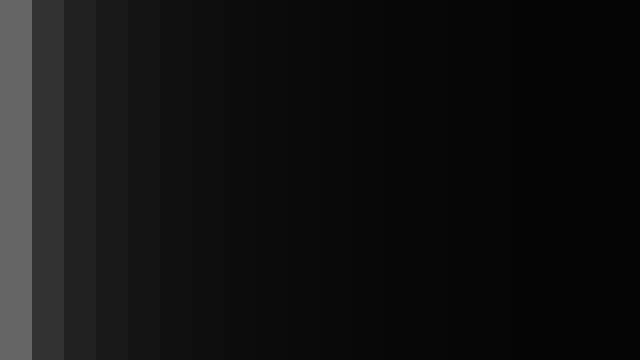
Frame 1 (no input)
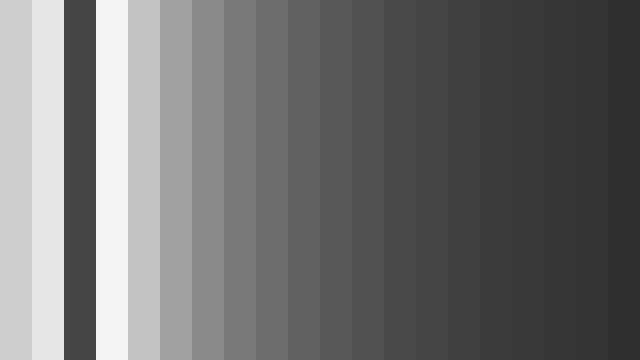
Frame 60 (the mouse pressed at the canvas centre just before this capture)
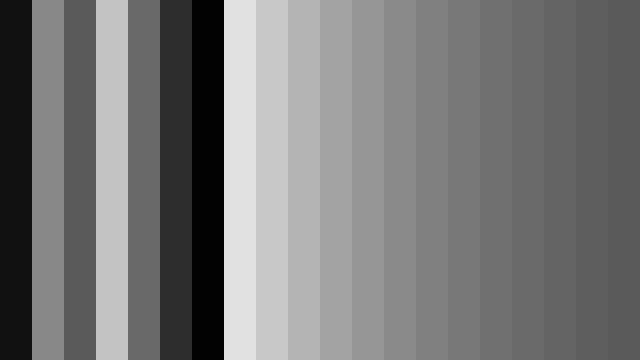
Frame 120 (the mouse held since frame 60 and released just before this capture)

The Processing sketch that drew these frames (run headless with seeded random() and noise(); from frame 60 on, the mouse is pressed at the canvas centre):

// Processing sketch: Milliseconds
// ── Milliseconds.pde
/**
 * Milliseconds. 
 * 
 * A millisecond is 1/1000 of a second. 
 * Processing keeps track of the number of milliseconds a program has run.
 * By modifying this number with the modulo(%) operator, 
 * different patterns in time are created.  
 */
 
float scale;

void setup()
{
  size(640, 360);
  noStroke();
  scale = width/20;
}

void draw()
{ 
  for(int i = 0; i < scale; i++) {
    colorMode(RGB, (i+1) * scale * 10);
    fill(millis()%((i+1) * scale * 10));
    rect(i*scale, 0, scale, height);
  }
}
